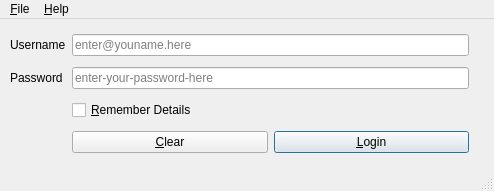
<?xml version="1.0" encoding="UTF-8"?>
<ui version="4.0">
 <class>MainWindow</class>
 <widget class="QMainWindow" name="MainWindow">
  <property name="geometry">
   <rect>
    <x>0</x>
    <y>0</y>
    <width>494</width>
    <height>191</height>
   </rect>
  </property>
  <property name="sizePolicy">
   <sizepolicy hsizetype="Fixed" vsizetype="Fixed">
    <horstretch>0</horstretch>
    <verstretch>0</verstretch>
   </sizepolicy>
  </property>
  <property name="windowTitle">
   <string>Login</string>
  </property>
  <property name="windowIcon">
   <iconset>
    <normaloff>assets/icon.png</normaloff>assets/icon.png</iconset>
  </property>
  <widget class="QWidget" name="centralwidget">
   <widget class="QWidget" name="gridLayoutWidget_2">
    <property name="geometry">
     <rect>
      <x>10</x>
      <y>10</y>
      <width>459</width>
      <height>131</height>
     </rect>
    </property>
    <layout class="QGridLayout" name="gridLayout">
     <item row="3" column="1">
      <layout class="QGridLayout" name="buttonGridLayout">
       <item row="0" column="0">
        <widget class="QPushButton" name="clearButton">
         <property name="toolTip">
          <string>Clear the form</string>
         </property>
         <property name="text">
          <string>&amp;Clear</string>
         </property>
        </widget>
       </item>
       <item row="0" column="1">
        <widget class="QPushButton" name="loginButton">
         <property name="toolTip">
          <string>&lt;html&gt;&lt;head/&gt;&lt;body&gt;&lt;p&gt;Click to login once you've entered your details&lt;/p&gt;&lt;/body&gt;&lt;/html&gt;</string>
         </property>
         <property name="text">
          <string>&amp;Login</string>
         </property>
         <property name="default">
          <bool>true</bool>
         </property>
        </widget>
       </item>
      </layout>
     </item>
     <item row="1" column="0">
      <widget class="QLabel" name="passwordLabel">
       <property name="text">
        <string>Password</string>
       </property>
      </widget>
     </item>
     <item row="0" column="1">
      <widget class="QLineEdit" name="usernameLineEdit">
       <property name="placeholderText">
        <string>enter@youname.here</string>
       </property>
      </widget>
     </item>
     <item row="0" column="0">
      <widget class="QLabel" name="usernameLabel">
       <property name="text">
        <string>Username</string>
       </property>
      </widget>
     </item>
     <item row="2" column="1">
      <widget class="QCheckBox" name="rememberDetails">
       <property name="text">
        <string>&amp;Remember Details</string>
       </property>
      </widget>
     </item>
     <item row="1" column="1">
      <widget class="QLineEdit" name="passwordLineEdit">
       <property name="echoMode">
        <enum>QLineEdit::EchoMode::Password</enum>
       </property>
       <property name="placeholderText">
        <string>enter-your-password-here</string>
       </property>
      </widget>
     </item>
    </layout>
   </widget>
  </widget>
  <widget class="QMenuBar" name="menubar">
   <property name="geometry">
    <rect>
     <x>0</x>
     <y>0</y>
     <width>494</width>
     <height>22</height>
    </rect>
   </property>
   <widget class="QMenu" name="menuFile">
    <property name="title">
     <string>&amp;File</string>
    </property>
    <addaction name="separator"/>
    <addaction name="action_Login"/>
    <addaction name="action_Clear"/>
    <addaction name="separator"/>
    <addaction name="action_Exit"/>
   </widget>
   <widget class="QMenu" name="menu_Help">
    <property name="title">
     <string>&amp;Help</string>
    </property>
    <addaction name="action_About_Login"/>
   </widget>
   <addaction name="menuFile"/>
   <addaction name="menu_Help"/>
  </widget>
  <widget class="QStatusBar" name="statusbar"/>
  <action name="action_Exit">
   <property name="text">
    <string>&amp;Exit</string>
   </property>
  </action>
  <action name="action_About_Login">
   <property name="text">
    <string>&amp;About Login</string>
   </property>
  </action>
  <action name="action_Clear">
   <property name="text">
    <string>&amp;Clear</string>
   </property>
  </action>
  <action name="action_Login">
   <property name="text">
    <string>&amp;Login</string>
   </property>
  </action>
 </widget>
 <tabstops>
  <tabstop>usernameLineEdit</tabstop>
  <tabstop>passwordLineEdit</tabstop>
  <tabstop>rememberDetails</tabstop>
  <tabstop>loginButton</tabstop>
  <tabstop>clearButton</tabstop>
 </tabstops>
 <resources/>
 <connections/>
</ui>
